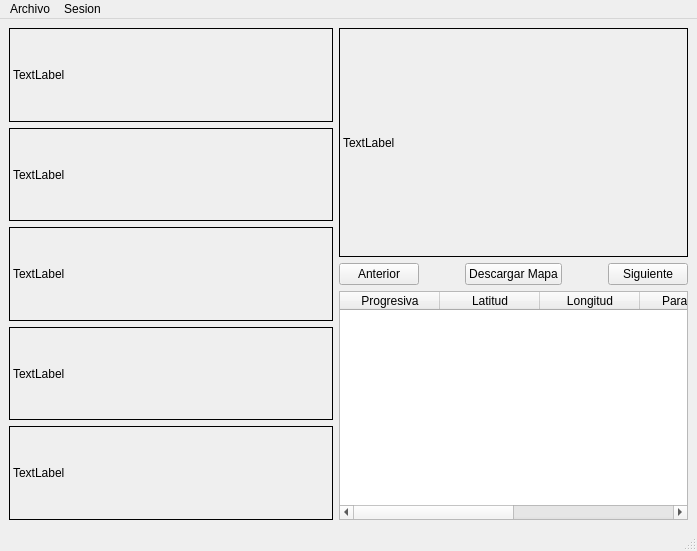
<?xml version="1.0" encoding="UTF-8"?>
<ui version="4.0">
 <class>MainWindow</class>
 <widget class="QMainWindow" name="MainWindow">
  <property name="geometry">
   <rect>
    <x>0</x>
    <y>0</y>
    <width>697</width>
    <height>551</height>
   </rect>
  </property>
  <property name="windowTitle">
   <string>MainWindow</string>
  </property>
  <widget class="QWidget" name="centralwidget">
   <layout class="QGridLayout" name="gridLayout_2">
    <item row="0" column="0">
     <layout class="QGridLayout" name="gridLayout">
      <item row="2" column="0">
       <widget class="ScaledLabel" name="lblimg3">
        <property name="sizePolicy">
         <sizepolicy hsizetype="MinimumExpanding" vsizetype="MinimumExpanding">
          <horstretch>0</horstretch>
          <verstretch>0</verstretch>
         </sizepolicy>
        </property>
        <property name="minimumSize">
         <size>
          <width>30</width>
          <height>30</height>
         </size>
        </property>
        <property name="frameShape">
         <enum>QFrame::Box</enum>
        </property>
        <property name="text">
         <string>TextLabel</string>
        </property>
       </widget>
      </item>
      <item row="0" column="1" rowspan="5">
       <layout class="QVBoxLayout" name="verticalLayout_2">
        <item>
         <widget class="ScaledLabel" name="lblimgppal">
          <property name="sizePolicy">
           <sizepolicy hsizetype="MinimumExpanding" vsizetype="MinimumExpanding">
            <horstretch>0</horstretch>
            <verstretch>0</verstretch>
           </sizepolicy>
          </property>
          <property name="minimumSize">
           <size>
            <width>30</width>
            <height>30</height>
           </size>
          </property>
          <property name="frameShape">
           <enum>QFrame::Box</enum>
          </property>
          <property name="text">
           <string>TextLabel</string>
          </property>
         </widget>
        </item>
        <item>
         <layout class="QHBoxLayout" name="horizontalLayout">
          <item>
           <widget class="QPushButton" name="btnAnterior">
            <property name="text">
             <string>Anterior</string>
            </property>
           </widget>
          </item>
          <item>
           <spacer name="horizontalSpacer_2">
            <property name="orientation">
             <enum>Qt::Horizontal</enum>
            </property>
            <property name="sizeHint" stdset="0">
             <size>
              <width>40</width>
              <height>20</height>
             </size>
            </property>
           </spacer>
          </item>
          <item>
           <widget class="QPushButton" name="btnGetMap">
            <property name="text">
             <string>Descargar Mapa</string>
            </property>
           </widget>
          </item>
          <item>
           <spacer name="horizontalSpacer">
            <property name="orientation">
             <enum>Qt::Horizontal</enum>
            </property>
            <property name="sizeHint" stdset="0">
             <size>
              <width>40</width>
              <height>20</height>
             </size>
            </property>
           </spacer>
          </item>
          <item>
           <widget class="QPushButton" name="btnSiguiente">
            <property name="text">
             <string>Siguiente</string>
            </property>
           </widget>
          </item>
         </layout>
        </item>
        <item>
         <widget class="QTableWidget" name="tablaEventos">
          <property name="minimumSize">
           <size>
            <width>30</width>
            <height>30</height>
           </size>
          </property>
          <property name="editTriggers">
           <set>QAbstractItemView::NoEditTriggers</set>
          </property>
          <property name="columnCount">
           <number>6</number>
          </property>
          <column>
           <property name="text">
            <string>Progresiva</string>
           </property>
          </column>
          <column>
           <property name="text">
            <string>Latitud</string>
           </property>
          </column>
          <column>
           <property name="text">
            <string>Longitud</string>
           </property>
          </column>
          <column>
           <property name="text">
            <string>Parametro</string>
           </property>
          </column>
          <column>
           <property name="text">
            <string>Caracterisitica</string>
           </property>
          </column>
          <column>
           <property name="text">
            <string>Valor</string>
           </property>
          </column>
         </widget>
        </item>
       </layout>
      </item>
      <item row="1" column="0">
       <widget class="ScaledLabel" name="lblimg2">
        <property name="sizePolicy">
         <sizepolicy hsizetype="MinimumExpanding" vsizetype="MinimumExpanding">
          <horstretch>0</horstretch>
          <verstretch>0</verstretch>
         </sizepolicy>
        </property>
        <property name="minimumSize">
         <size>
          <width>30</width>
          <height>30</height>
         </size>
        </property>
        <property name="frameShape">
         <enum>QFrame::Box</enum>
        </property>
        <property name="text">
         <string>TextLabel</string>
        </property>
       </widget>
      </item>
      <item row="3" column="0">
       <widget class="ScaledLabel" name="lblimg4">
        <property name="sizePolicy">
         <sizepolicy hsizetype="MinimumExpanding" vsizetype="MinimumExpanding">
          <horstretch>0</horstretch>
          <verstretch>0</verstretch>
         </sizepolicy>
        </property>
        <property name="minimumSize">
         <size>
          <width>30</width>
          <height>30</height>
         </size>
        </property>
        <property name="frameShape">
         <enum>QFrame::Box</enum>
        </property>
        <property name="text">
         <string>TextLabel</string>
        </property>
       </widget>
      </item>
      <item row="4" column="0">
       <widget class="ScaledLabel" name="lblimg5">
        <property name="sizePolicy">
         <sizepolicy hsizetype="MinimumExpanding" vsizetype="MinimumExpanding">
          <horstretch>0</horstretch>
          <verstretch>0</verstretch>
         </sizepolicy>
        </property>
        <property name="minimumSize">
         <size>
          <width>30</width>
          <height>30</height>
         </size>
        </property>
        <property name="frameShape">
         <enum>QFrame::Box</enum>
        </property>
        <property name="text">
         <string>TextLabel</string>
        </property>
       </widget>
      </item>
      <item row="0" column="0">
       <widget class="ScaledLabel" name="lblimg1">
        <property name="sizePolicy">
         <sizepolicy hsizetype="Expanding" vsizetype="Expanding">
          <horstretch>0</horstretch>
          <verstretch>0</verstretch>
         </sizepolicy>
        </property>
        <property name="minimumSize">
         <size>
          <width>30</width>
          <height>30</height>
         </size>
        </property>
        <property name="frameShape">
         <enum>QFrame::Box</enum>
        </property>
        <property name="text">
         <string>TextLabel</string>
        </property>
       </widget>
      </item>
     </layout>
    </item>
   </layout>
  </widget>
  <widget class="QMenuBar" name="menubar">
   <property name="geometry">
    <rect>
     <x>0</x>
     <y>0</y>
     <width>697</width>
     <height>27</height>
    </rect>
   </property>
   <widget class="QMenu" name="menuArchivo">
    <property name="title">
     <string>Archivo</string>
    </property>
    <addaction name="actionAbrir"/>
    <addaction name="separator"/>
    <addaction name="actionGuardar"/>
    <addaction name="separator"/>
    <addaction name="actionSalir"/>
   </widget>
   <widget class="QMenu" name="menuSesion">
    <property name="title">
     <string>Sesion</string>
    </property>
    <addaction name="actionExportar_Img"/>
    <addaction name="actionExportar_Map"/>
    <addaction name="actionExportar_CSV"/>
    <addaction name="separator"/>
    <addaction name="actionExportar_Todo"/>
   </widget>
   <addaction name="menuArchivo"/>
   <addaction name="menuSesion"/>
  </widget>
  <widget class="QStatusBar" name="statusbar"/>
  <action name="actionAbrir">
   <property name="text">
    <string>Abrir</string>
   </property>
  </action>
  <action name="actionSalir">
   <property name="text">
    <string>Salir</string>
   </property>
  </action>
  <action name="actionGuardar">
   <property name="text">
    <string>Guardar</string>
   </property>
  </action>
  <action name="actionExportar_Img">
   <property name="text">
    <string>Exportar Imagenes</string>
   </property>
  </action>
  <action name="actionExportar_Map">
   <property name="text">
    <string>Exportar Mapas</string>
   </property>
  </action>
  <action name="actionExportar_CSV">
   <property name="text">
    <string>Exportar CSV</string>
   </property>
  </action>
  <action name="actionExportar_Todo">
   <property name="text">
    <string>Exportar Todo</string>
   </property>
  </action>
 </widget>
 <customwidgets>
  <customwidget>
   <class>ScaledLabel</class>
   <extends>QLabel</extends>
   <header location="global">scaledlabel</header>
  </customwidget>
 </customwidgets>
 <resources/>
 <connections/>
</ui>
